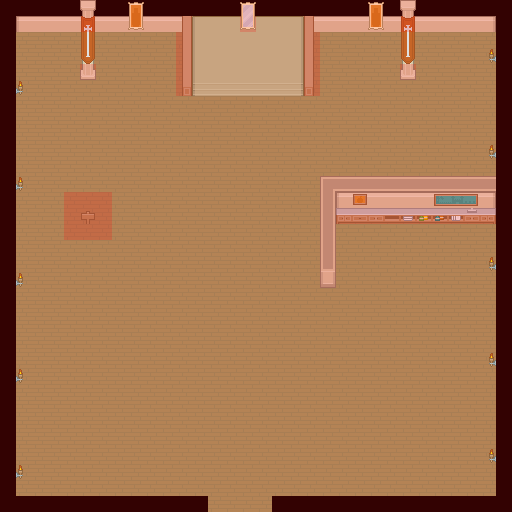

A level layout from a 2D game, rendered from its tile map. Below: a short description, then the map file with tile-grid data replaced by summaries:
An orthogonal 32x32 tile map with 16x16 px tiles, 6 tile layers (grass, Tile Layer 3, player, Tile Layer 4, ...), 3 tilesets.

<map version="1.0" orientation="orthogonal" renderorder="right-down" width="32" height="32" tilewidth="16" tileheight="16" nextobjectid="163">
 <tileset firstgid="1" name="roguelikeSheet_transparent" tilewidth="16" tileheight="16" spacing="1">
  <image source="roguelikeSheet_transparent.png" width="968" height="526" />
 </tileset>
 <tileset firstgid="1768" name="roguelikeIndoor_transparent" tilewidth="16" tileheight="16" spacing="1">
  <image source="roguelikeIndoor_transparent.png" width="457" height="305" />
 </tileset>
 <tileset firstgid="2236" name="meta_tiles" tilewidth="16" tileheight="16" spacing="1" margin="1">
  <image source="meta_tiles.png" width="35" height="18" />
 </tileset>
 <layer name="grass" width="32" height="32">
  <data>[1024 cells, 904 non-empty, 1 distinct tile ids]</data>
 </layer>
 <layer name="Tile Layer 3" width="32" height="32">
  <data>[1024 cells, 59 non-empty, 13 distinct tile ids]</data>
 </layer>
 <layer name="player" width="32" height="32">
  <data>[1024 cells, 0 non-empty, 0 distinct tile ids]</data>
 </layer>
 <layer name="Tile Layer 4" width="32" height="32">
  <data>[1024 cells, 73 non-empty, 30 distinct tile ids]</data>
 </layer>
 <layer name="Tile Layer 6" width="32" height="32">
  <data>[1024 cells, 10 non-empty, 7 distinct tile ids]</data>
 </layer>
 <layer name="collisions" width="32" height="32">
  <data>[1024 cells, 200 non-empty, 1 distinct tile ids]</data>
 </layer>
</map>
